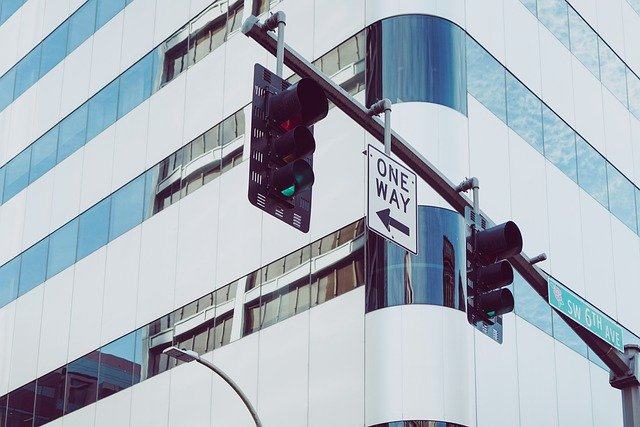
#> input picture images/read_color.jpg, 640 x 427 px, found by its file name
$ python '대칭(flip).py'
#> lines starting #> are read from the running program, lines starting #| are printed output that depends on the picture
import cv2

img = cv2.imread('images/read_color.jpg')
#> img is the input picture: shape (427, 640, 3); mean B, G, R 190, 179.9, 170.4
xy_flip_img = cv2.flip(img, -1)
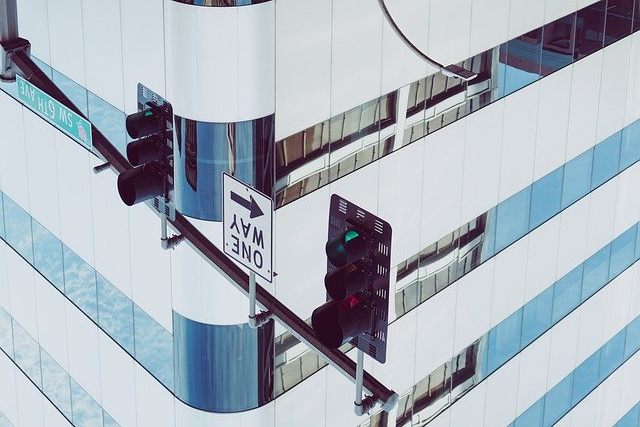
#> xy_flip_img: shape (427, 640, 3); mean B, G, R 190, 179.9, 170.4
x_flip_img = cv2.flip(img, 0)
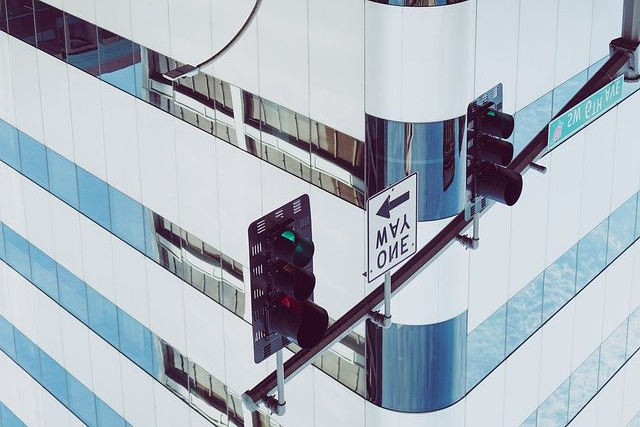
#> x_flip_img: shape (427, 640, 3); mean B, G, R 190, 179.9, 170.4
y_flip_img = cv2.flip(img, 1)
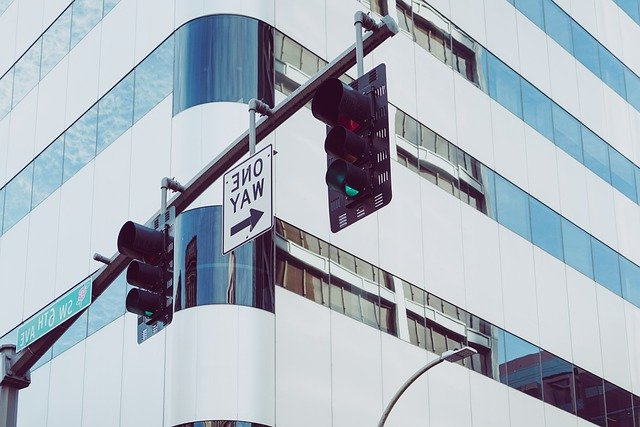
#> y_flip_img: shape (427, 640, 3); mean B, G, R 190, 179.9, 170.4
# cv2.flip(src, flipCode)
# src = 원본 이미지, flipCode = 대칭 축
# flipCode < 0 : xy축대칭(상하좌우)
# flipCode = 0 : x축 대칭(상하)
# flipCode > 0 : y축 대칭(좌우)


cv2.imshow('img', img)
cv2.imshow('xy_flip', xy_flip_img)
cv2.imshow('x_flip', x_flip_img)
cv2.imshow('y_flip', y_flip_img)
cv2.waitKey(0)
cv2.destroyAllWindows()
